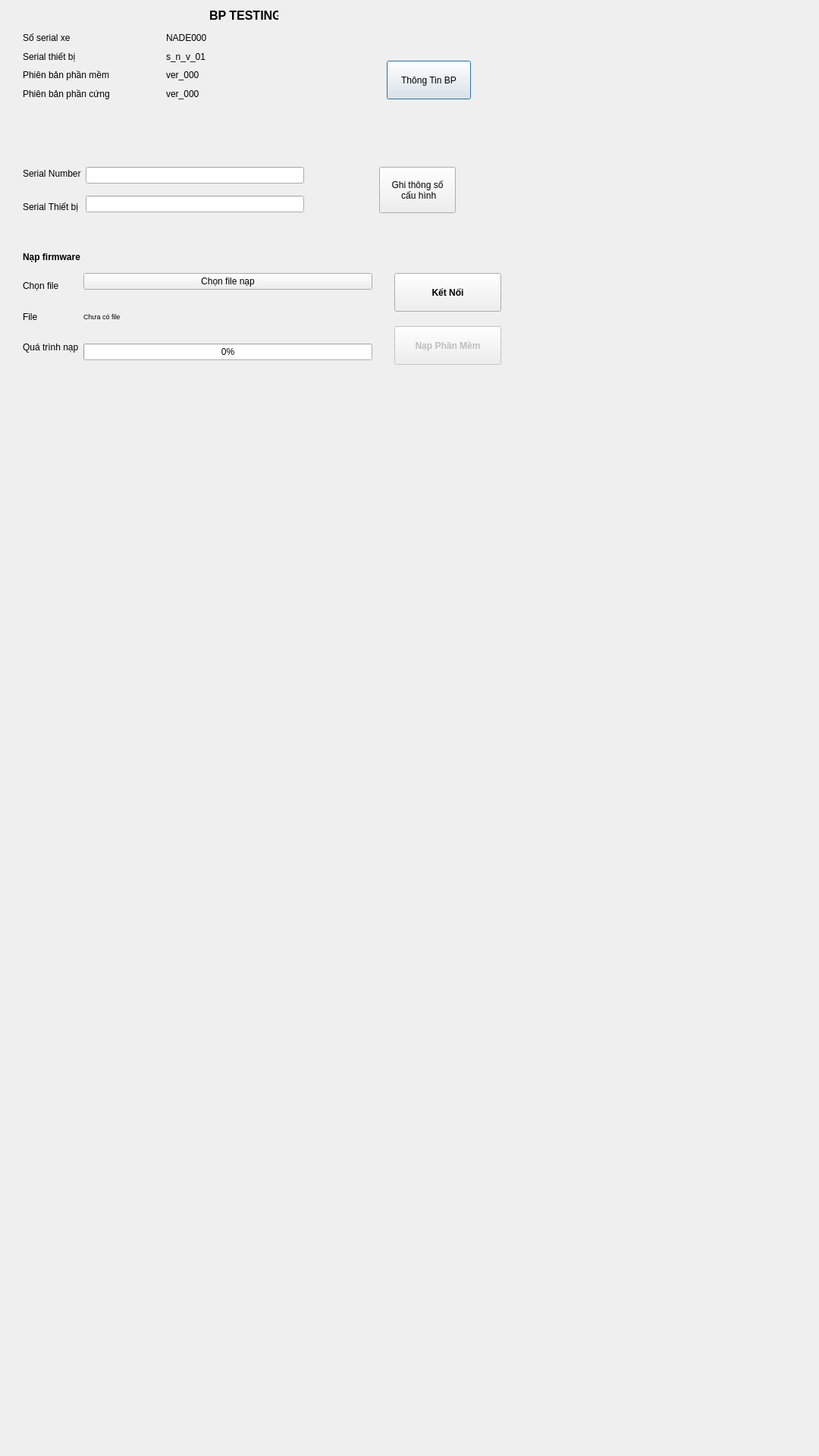
<?xml version="1.0" encoding="UTF-8"?>
<ui version="4.0">
 <class>bp</class>
 <widget class="QDialog" name="bp">
  <property name="geometry">
   <rect>
    <x>0</x>
    <y>0</y>
    <width>1080</width>
    <height>1920</height>
   </rect>
  </property>
  <property name="minimumSize">
   <size>
    <width>800</width>
    <height>600</height>
   </size>
  </property>
  <property name="windowTitle">
   <string>Dialog</string>
  </property>
  <widget class="QWidget" name="horizontalLayoutWidget_3">
   <property name="geometry">
    <rect>
     <x>30</x>
     <y>210</y>
     <width>371</width>
     <height>81</height>
    </rect>
   </property>
   <layout class="QHBoxLayout" name="horizontalLayout_3">
    <item>
     <layout class="QVBoxLayout" name="verticalLayout_5">
      <item>
       <widget class="QLabel" name="label_17">
        <property name="text">
         <string>Serial Number</string>
        </property>
       </widget>
      </item>
      <item>
       <widget class="QLabel" name="label_16">
        <property name="text">
         <string>Serial Thiết bị</string>
        </property>
       </widget>
      </item>
     </layout>
    </item>
    <item>
     <layout class="QVBoxLayout" name="verticalLayout_6">
      <item>
       <widget class="QLineEdit" name="input_serial_vehicle"/>
      </item>
      <item>
       <widget class="QLineEdit" name="input_serual_module">
        <property name="mouseTracking">
         <bool>false</bool>
        </property>
        <property name="readOnly">
         <bool>true</bool>
        </property>
       </widget>
      </item>
     </layout>
    </item>
   </layout>
  </widget>
  <widget class="QPushButton" name="read_btn">
   <property name="geometry">
    <rect>
     <x>510</x>
     <y>80</y>
     <width>111</width>
     <height>51</height>
    </rect>
   </property>
   <property name="text">
    <string>Thông Tin BP</string>
   </property>
   <property name="icon">
    <iconset>
     <selectedon>:/icon/up-arrow.png</selectedon>
    </iconset>
   </property>
   <property name="iconSize">
    <size>
     <width>32</width>
     <height>32</height>
    </size>
   </property>
  </widget>
  <widget class="QWidget" name="horizontalLayoutWidget_2">
   <property name="geometry">
    <rect>
     <x>30</x>
     <y>40</y>
     <width>371</width>
     <height>118</height>
    </rect>
   </property>
   <layout class="QHBoxLayout" name="horizontalLayout_2">
    <item>
     <layout class="QVBoxLayout" name="verticalLayout_4">
      <item>
       <widget class="QLabel" name="label_8">
        <property name="text">
         <string>Số serial xe</string>
        </property>
       </widget>
      </item>
      <item>
       <widget class="QLabel" name="label_7">
        <property name="text">
         <string>Serial thiết bị</string>
        </property>
       </widget>
      </item>
      <item>
       <widget class="QLabel" name="label_9">
        <property name="text">
         <string>Phiên bản phần mềm</string>
        </property>
       </widget>
      </item>
      <item>
       <widget class="QLabel" name="label_10">
        <property name="text">
         <string>Phiên bản phần cứng</string>
        </property>
       </widget>
      </item>
      <item>
       <widget class="QLabel" name="label_11">
        <property name="text">
         <string/>
        </property>
       </widget>
      </item>
     </layout>
    </item>
    <item>
     <layout class="QVBoxLayout" name="verticalLayout_3">
      <item>
       <widget class="QLabel" name="serial_vehicle">
        <property name="text">
         <string>NADE000</string>
        </property>
       </widget>
      </item>
      <item>
       <widget class="QLabel" name="serial_module">
        <property name="text">
         <string>s_n_v_01</string>
        </property>
       </widget>
      </item>
      <item>
       <widget class="QLabel" name="firm_ware_ver">
        <property name="text">
         <string>ver_000</string>
        </property>
       </widget>
      </item>
      <item>
       <widget class="QLabel" name="hard_ware_ver">
        <property name="text">
         <string>ver_000</string>
        </property>
       </widget>
      </item>
      <item>
       <widget class="QLabel" name="esim_num">
        <property name="text">
         <string/>
        </property>
       </widget>
      </item>
     </layout>
    </item>
   </layout>
  </widget>
  <widget class="QPushButton" name="write_btn">
   <property name="geometry">
    <rect>
     <x>500</x>
     <y>220</y>
     <width>101</width>
     <height>61</height>
    </rect>
   </property>
   <property name="text">
    <string>Ghi thông số
 cấu hình</string>
   </property>
  </widget>
  <widget class="QLabel" name="label">
   <property name="geometry">
    <rect>
     <x>30</x>
     <y>330</y>
     <width>111</width>
     <height>17</height>
    </rect>
   </property>
   <property name="font">
    <font>
     <bold>true</bold>
    </font>
   </property>
   <property name="text">
    <string>Nạp firmware</string>
   </property>
  </widget>
  <widget class="QLabel" name="header">
   <property name="geometry">
    <rect>
     <x>276</x>
     <y>10</y>
     <width>91</width>
     <height>20</height>
    </rect>
   </property>
   <property name="font">
    <font>
     <pointsize>12</pointsize>
     <bold>true</bold>
    </font>
   </property>
   <property name="text">
    <string>BP TESTING</string>
   </property>
  </widget>
  <widget class="QWidget" name="horizontalLayoutWidget">
   <property name="geometry">
    <rect>
     <x>30</x>
     <y>360</y>
     <width>461</width>
     <height>115</height>
    </rect>
   </property>
   <layout class="QHBoxLayout" name="horizontalLayout">
    <item>
     <layout class="QVBoxLayout" name="verticalLayout_2">
      <item>
       <widget class="QLabel" name="label_2">
        <property name="text">
         <string>Chọn file</string>
        </property>
       </widget>
      </item>
      <item>
       <widget class="QLabel" name="label_3">
        <property name="text">
         <string>File</string>
        </property>
       </widget>
      </item>
      <item>
       <widget class="QLabel" name="label_5">
        <property name="text">
         <string>Quá trình nạp</string>
        </property>
       </widget>
      </item>
     </layout>
    </item>
    <item>
     <layout class="QVBoxLayout" name="verticalLayout">
      <item>
       <widget class="QPushButton" name="choose_file_btn">
        <property name="text">
         <string>Chọn file nạp</string>
        </property>
       </widget>
      </item>
      <item>
       <widget class="QLabel" name="link_director_file">
        <property name="font">
         <font>
          <pointsize>7</pointsize>
         </font>
        </property>
        <property name="layoutDirection">
         <enum>Qt::RightToLeft</enum>
        </property>
        <property name="styleSheet">
         <string notr="true">text-align: center;</string>
        </property>
        <property name="text">
         <string>Chưa có file</string>
        </property>
       </widget>
      </item>
      <item>
       <widget class="QProgressBar" name="download_process">
        <property name="value">
         <number>0</number>
        </property>
       </widget>
      </item>
     </layout>
    </item>
   </layout>
  </widget>
  <widget class="QPushButton" name="write_firm_ware">
   <property name="enabled">
    <bool>false</bool>
   </property>
   <property name="geometry">
    <rect>
     <x>520</x>
     <y>430</y>
     <width>141</width>
     <height>51</height>
    </rect>
   </property>
   <property name="font">
    <font>
     <bold>true</bold>
    </font>
   </property>
   <property name="focusPolicy">
    <enum>Qt::StrongFocus</enum>
   </property>
   <property name="inputMethodHints">
    <set>Qt::ImhNone</set>
   </property>
   <property name="text">
    <string>Nạp Phần Mềm</string>
   </property>
   <property name="icon">
    <iconset theme="accessories-calculator">
     <selectedon>:/image/icon/download.png</selectedon>
    </iconset>
   </property>
   <property name="iconSize">
    <size>
     <width>32</width>
     <height>32</height>
    </size>
   </property>
  </widget>
  <widget class="QPushButton" name="connect_dut">
   <property name="geometry">
    <rect>
     <x>520</x>
     <y>360</y>
     <width>141</width>
     <height>51</height>
    </rect>
   </property>
   <property name="font">
    <font>
     <bold>true</bold>
    </font>
   </property>
   <property name="text">
    <string>Kết Nối</string>
   </property>
   <property name="icon">
    <iconset theme="accessories-calculator">
     <selectedon>:/icon/copy-link.png</selectedon>
    </iconset>
   </property>
   <property name="iconSize">
    <size>
     <width>32</width>
     <height>32</height>
    </size>
   </property>
  </widget>
 </widget>
 <resources/>
 <connections/>
</ui>
